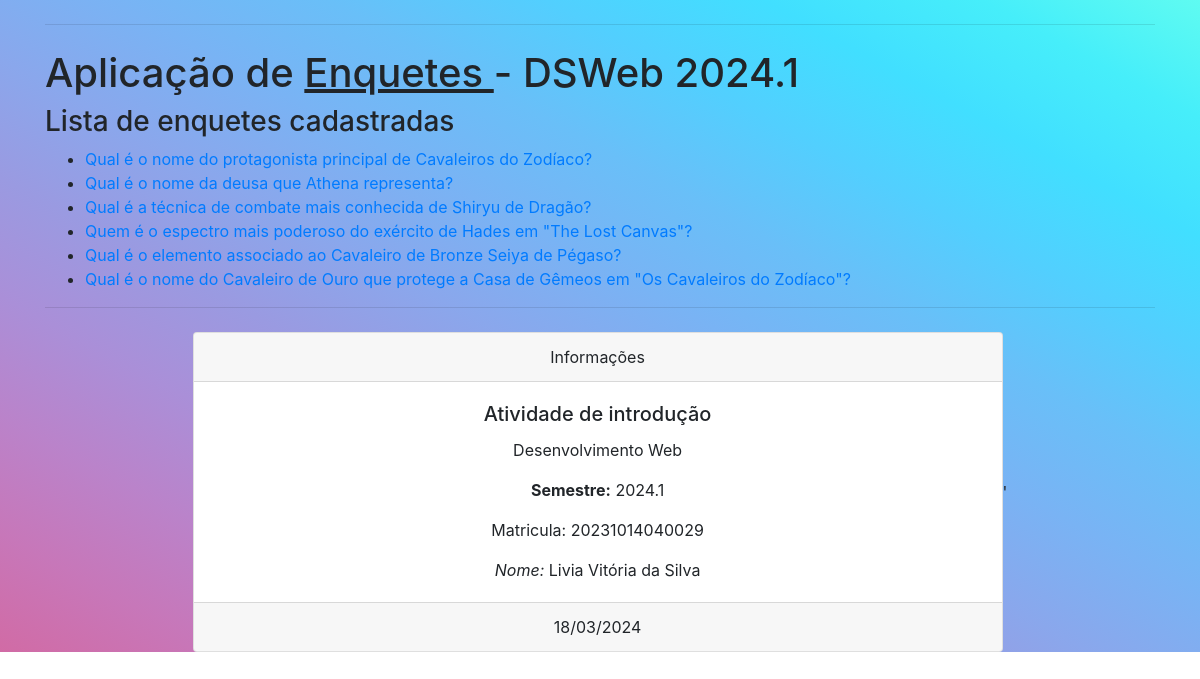
The page /enquetes/ on the database its author committed.
### enquetes/models.py (models this page shows, shortened)
class Pergunta(models.Model):
    texto = models.CharField(max_length=150)
    data_pub = models.DateTimeField('Data de publicação')

### enquetes/views.py (the view)
# urls.py: path('', views.IndexView.as_view(), name="index"),
class IndexView (View):
    def get(self, request, *args, **kwargs):
        lista = Pergunta.objects.all()
        context = {'lista_enquetes': lista}
        return render(request,"index.html", context)

### enquetes/templates/index.html (shortened to what this page needs)
{% load static %}
<!DOCTYPE html>
<html lang="pt-br">
<head>
    <link rel="stylesheet" href="https://stackpath.bootstrapcdn.com/bootstrap/4.1.3/css/bootstrap.min.css">
    <link rel="stylesheet" type="text/css" href="{% static 'enquetes/styles.css' %}">
</head>
<body>
    <main class="container mt-4">
        <hr>
        <section id="a">
            <h1 class="mt-4">Aplicação de <u> Enquetes </u> - DSWeb 2024.1 </h1>
            {%  if lista_enquetes %}
            <h3>Lista de enquetes cadastradas</h3>
                <ul>
                    {% for p in lista_enquetes %}
                    <li> <a href="{% url "detalhes" p.id %}">{{p.texto }} </a></li>
                {% endfor %}
                </ul>
            {% else %}
                <h5> Nenhuma enquete cadastrada</h5>
            {% endif %}
        </section>
        <hr>
          <section class="container h-auto d-flex justify-content-center align-items-center mt-4">
            <div class="w-75">
                <div class="card text-center">
                    <div class="card-header">
                      Informações
                    </div>
                    <div class="card-body">
                      <h5 class="card-title">Atividade de introdução</h5>
                      <p class="card-text">Desenvolvimento Web</p>
                      <p class="card-text"><span><b>Semestre:</b> 2024.1</span>
                      </p>
                      <p class="card-text">Matricula: 20231014040029</p>
                      <p class="card-text"><i>Nome:</i> Livia Vitória da Silva</p>
                    </div>
                    <div class="card-footer text-body-secondary">
                      18/03/2024
                    </div>
                  </div>
            </div>
'
        </section>
    </main>
</body>
</html>

### static/enquetes/styles.css (style rules this page uses)
body { background: linear-gradient(to right top, #d16ba5, #c777b9, #ba83ca, #aa8fd8, #9a9ae1, #8aa7ec, #79b3f4, #69bff8, #52cffe, #41dfff, #46eefa, #5ffbf1) no-repeat; height: 100%; }

### rows shown on the page
Pergunta: texto "Qual é o nome do protagonista principal de Cavaleiros do Zodíaco?"
Pergunta: texto "Qual é o nome da deusa que Athena representa?"
Pergunta: texto "Qual é a técnica de combate mais conhecida de Shiryu de Dragão?"
Pergunta: texto "Quem é o espectro mais poderoso do exército de Hades em \"The Lost Canvas\"?"
Pergunta: texto "Qual é o elemento associado ao Cavaleiro de Bronze Seiya de Pégaso?"
Pergunta: texto "Qual é o nome do Cavaleiro de Ouro que protege a Casa de Gêmeos em \"Os Cavaleiros do Zodíaco\"?"
